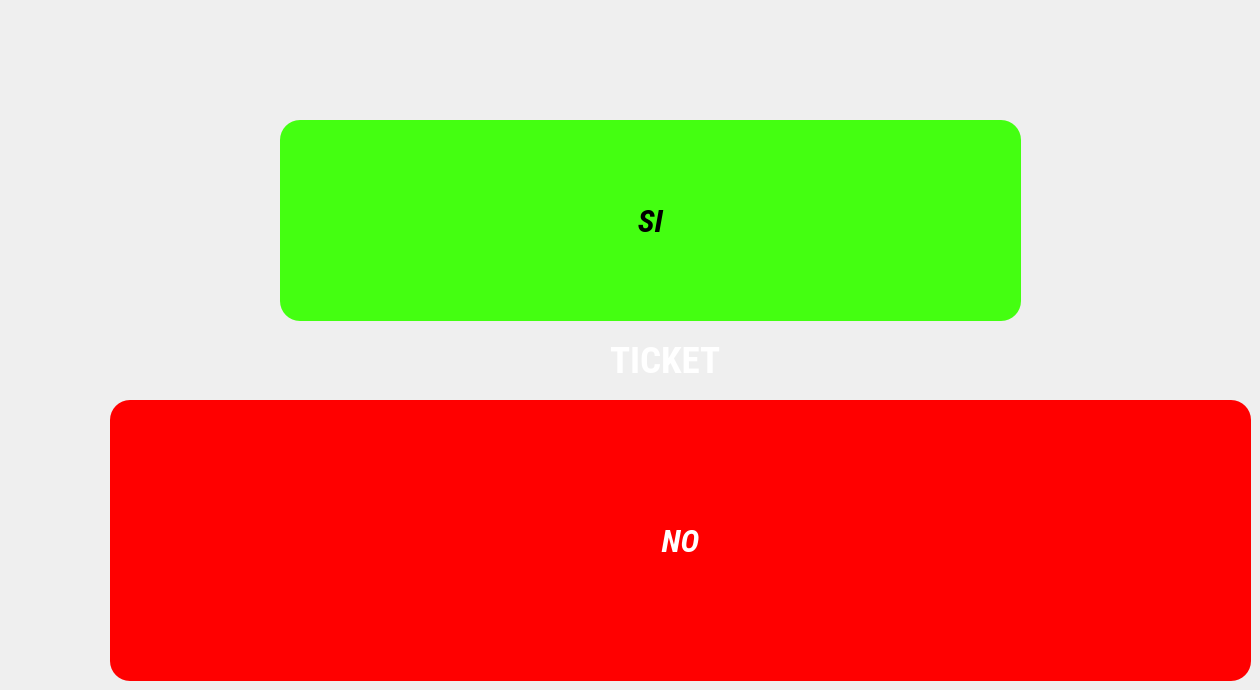
   <widget class="QWidget" name="page">
    <widget class="QLabel" name="label_26">
     <property name="geometry">
      <rect>
       <x>400</x>
       <y>-180</y>
       <width>71</width>
       <height>81</height>
      </rect>
     </property>
     <property name="styleSheet">
      <string notr="true">background-color:transparent;</string>
     </property>
     <property name="text">
      <string/>
     </property>
     <property name="pixmap">
      <pixmap>../../../../../../../../../../../../../../../../.designer/backup/imagenes/ok-cloud.png</pixmap>
     </property>
    </widget>
    <widget class="QPushButton" name="bsi">
     <property name="geometry">
      <rect>
       <x>280</x>
       <y>120</y>
       <width>741</width>
       <height>201</height>
      </rect>
     </property>
     <property name="font">
      <font>
       <family>Roboto Condensed</family>
       <pointsize>24</pointsize>
       <weight>75</weight>
       <italic>true</italic>
       <bold>true</bold>
       <underline>false</underline>
      </font>
     </property>
     <property name="styleSheet">
      <string notr="true">background-color:rgb(68, 255, 17);
color:rgb(0, 0, 0);
border-radius:20%</string>
     </property>
     <property name="text">
      <string>SI</string>
     </property>
     <property name="icon">
      <iconset>
       <normaloff>iconos/dol.png</normaloff>iconos/dol.png</iconset>
     </property>
     <property name="iconSize">
      <size>
       <width>36</width>
       <height>36</height>
      </size>
     </property>
    </widget>
    <widget class="QPushButton" name="bno">
     <property name="geometry">
      <rect>
       <x>110</x>
       <y>400</y>
       <width>1141</width>
       <height>281</height>
      </rect>
     </property>
     <property name="font">
      <font>
       <family>Roboto Condensed</family>
       <pointsize>24</pointsize>
       <weight>75</weight>
       <italic>true</italic>
       <bold>true</bold>
       <underline>false</underline>
      </font>
     </property>
     <property name="styleSheet">
      <string notr="true">background-color:rgb(255, 0, 0);
color:rgb(255, 255, 255);
border-radius:20%</string>
     </property>
     <property name="text">
      <string>NO</string>
     </property>
     <property name="icon">
      <iconset>
       <normaloff>iconos/cancel.png</normaloff>iconos/cancel.png</iconset>
     </property>
     <property name="iconSize">
      <size>
       <width>36</width>
       <height>36</height>
      </size>
     </property>
    </widget>
    <widget class="QLabel" name="hs_53">
     <property name="geometry">
      <rect>
       <x>610</x>
       <y>340</y>
       <width>141</width>
       <height>41</height>
      </rect>
     </property>
     <property name="font">
      <font>
       <family>Roboto Condensed</family>
       <pointsize>28</pointsize>
       <weight>75</weight>
       <italic>false</italic>
       <bold>true</bold>
      </font>
     </property>
     <property name="styleSheet">
      <string notr="true">background-color:transparent;
color:rgb(255, 255, 255)
</string>
     </property>
     <property name="text">
      <string>TICKET</string>
     </property>
    </widget>
   </widget>
